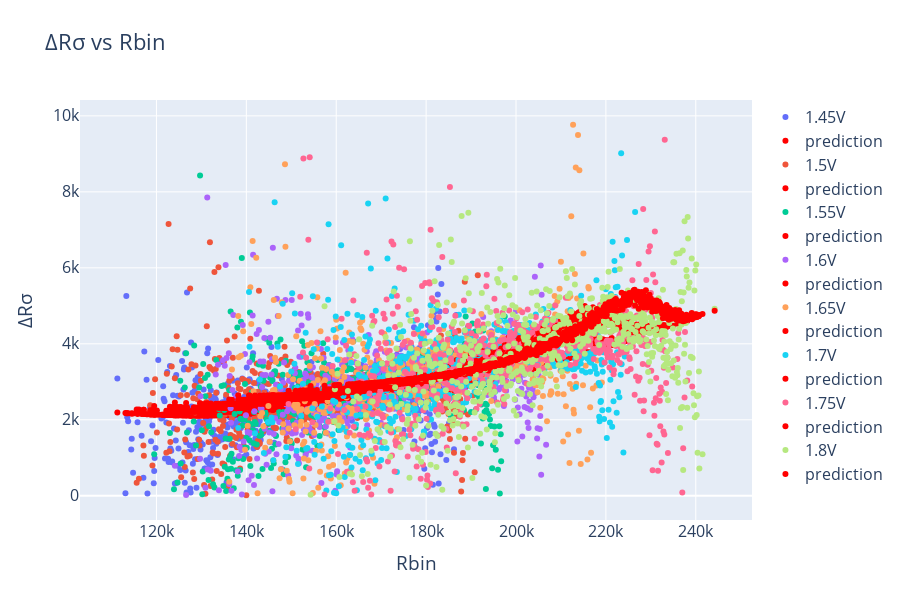

Here is the notebook cell this chart was saved with:
### Code cell
# Plotting model prediction (on test set)
colours = ['#636EFA', '#EF553B', '#00CC96', '#AB63FA', '#FFA15A', '#19D3F3', '#FF6692', '#B6E880', '#FF97FF', '#FECB52',
           '#636EFA', '#EF553B', '#00CC96', '#AB63FA', '#FFA15A', '#19D3F3', '#FF6692', '#B6E880', '#FF97FF', '#FECB52'
           ]
fig = go.Figure()

for val, col in zip(plot_df['v'].unique(), colours):
# for val, col in zip((1.5, 1.6, 1.7, 1.8), colours):    
    data = plot_df.loc[plot_df['v']==val]
    fig.add_trace(go.Scatter(y = data['Y_test'],
                             x = data['Rbin'],
                            #  marker=dict(color='medium turquoise'),
                             marker=dict(color=col),
                             mode='markers',
                             name=f'{val}V'
                             ))
    fig.add_trace(go.Scatter(y = data['y_test_pred'],
                             x = data['Rbin'],
                             line=dict(color='red'),
                             mode='markers',
                             name='prediction'
                             ))
fig.update_layout(
    font_size = 16,
    height = 600,
    title="\u0394R\u03C3 vs Rbin",
    xaxis_title="Rbin",
    yaxis_title="\u0394R\u03C3"
)

### Figure 1 — Plotly figure (JSON) as saved in the notebook; plotly's stock layout.template omitted (floating-point values rounded to 4 significant figures; data arrays with more than 128 entries replaced by an {"elided": "..."} marker saying what was removed)
{"data": [{"marker": {"color": "#636EFA"}, "mode": "markers", "name": "1.45V", "type": "scatter", "x": {"elided": "632 int values"}, "y": {"elided": "632 float values"}}, {"line": {"color": "red"}, "mode": "markers", "name": "prediction", "type": "scatter", "x": {"elided": "632 int values"}, "y": {"elided": "632 float values"}}, {"marker": {"color": "#EF553B"}, "mode": "markers", "name": "1.5V", "type": "scatter", "x": {"elided": "615 int values"}, "y": {"elided": "615 float values"}}, {"line": {"color": "red"}, "mode": "markers", "name": "prediction", "type": "scatter", "x": {"elided": "615 int values"}, "y": {"elided": "615 float values"}}, {"marker": {"color": "#00CC96"}, "mode": "markers", "name": "1.55V", "type": "scatter", "x": {"elided": "618 int values"}, "y": {"elided": "618 float values"}}, {"line": {"color": "red"}, "mode": "markers", "name": "prediction", "type": "scatter", "x": {"elided": "618 int values"}, "y": {"elided": "618 float values"}}, {"marker": {"color": "#AB63FA"}, "mode": "markers", "name": "1.6V", "type": "scatter", "x": {"elided": "647 int values"}, "y": {"elided": "647 float values"}}, {"line": {"color": "red"}, "mode": "markers", "name": "prediction", "type": "scatter", "x": {"elided": "647 int values"}, "y": {"elided": "647 float values"}}, {"marker": {"color": "#FFA15A"}, "mode": "markers", "name": "1.65V", "type": "scatter", "x": {"elided": "666 int values"}, "y": {"elided": "666 float values"}}, {"line": {"color": "red"}, "mode": "markers", "name": "prediction", "type": "scatter", "x": {"elided": "666 int values"}, "y": {"elided": "666 float values"}}, {"marker": {"color": "#19D3F3"}, "mode": "markers", "name": "1.7V", "type": "scatter", "x": {"elided": "677 int values"}, "y": {"elided": "677 float values"}}, {"line": {"color": "red"}, "mode": "markers", "name": "prediction", "type": "scatter", "x": {"elided": "677 int values"}, "y": {"elided": "677 float values"}}, {"marker": {"color": "#FF6692"}, "mode": "markers", "name": "1.75V", "type": "scatter", "x": {"elided": "695 int values"}, "y": {"elided": "695 float values"}}, {"line": {"color": "red"}, "mode": "markers", "name": "prediction", "type": "scatter", "x": {"elided": "695 int values"}, "y": {"elided": "695 float values"}}, {"marker": {"color": "#B6E880"}, "mode": "markers", "name": "1.8V", "type": "scatter", "x": {"elided": "679 int values"}, "y": {"elided": "679 float values"}}, {"line": {"color": "red"}, "mode": "markers", "name": "prediction", "type": "scatter", "x": {"elided": "679 int values"}, "y": {"elided": "679 float values"}}], "layout": {"font": {"size": 16}, "height": 600, "title": {"text": "ΔRσ vs Rbin"}, "xaxis": {"title": {"text": "Rbin"}}, "yaxis": {"title": {"text": "ΔRσ"}}}}
